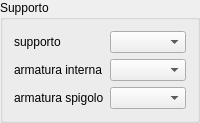
              <widget class="QGroupBox" name="concreteCrackGBox">
               <property name="title">
                <string>Supporto</string>
               </property>
               <layout class="QGridLayout" name="gridLayout_14">
                <item row="0" column="0">
                 <widget class="QLabelRichName" name="concreteCrackLabel">
                  <property name="text">
                   <string>supporto</string>
                  </property>
                 </widget>
                </item>
                <item row="0" column="1">
                 <widget class="QComboBoxEnum" name="concreteCrackCBox"/>
                </item>
                <item row="1" column="0">
                 <widget class="QLabelRichName" name="internalReinforcementLabel">
                  <property name="text">
                   <string>armatura interna</string>
                  </property>
                 </widget>
                </item>
                <item row="1" column="1">
                 <widget class="QComboBoxEnum" name="internalReinforcementCBox"/>
                </item>
                <item row="2" column="0">
                 <widget class="QLabelRichName" name="edgeReinforcementLabel">
                  <property name="text">
                   <string>armatura spigolo</string>
                  </property>
                 </widget>
                </item>
                <item row="2" column="1">
                 <widget class="QComboBoxEnum" name="edgeReinforcementCBox"/>
                </item>
               </layout>
              </widget>
